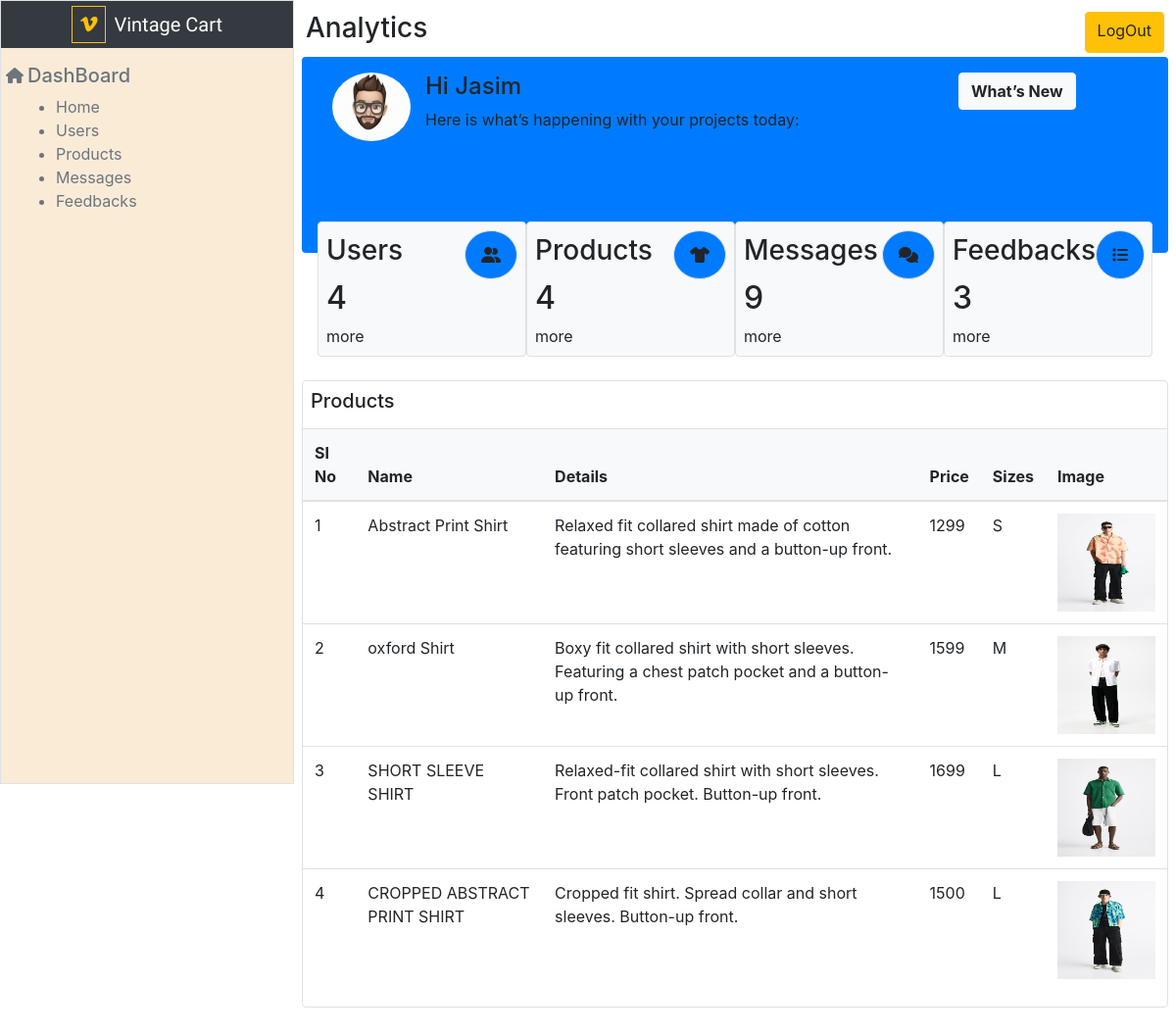
Screenshot of /admn/products/ (signed in) with the database file from the repository.
### product/models.py (models this page shows, shortened)
class ClothModel(models.Model):
    name = models.CharField(max_length=100)
    price = models.IntegerField()
    details = models.CharField(max_length=500)
    sizes = (
        ('S', 'S'),
        ('M', 'M'),
        ('L', 'L'),
        ('XL', 'XL')
    )
    size = models.CharField(max_length=100, choices=sizes)
    image = models.ImageField(upload_to='cloths')
    likes = models.ManyToManyField(User, related_name="pro_likes")

### staff/views.py (the view)
# urls.py: path('products/', AdmProView.as_view(), name= 'admP'),
@method_decorator(adminOnly, name="dispatch")
class AdmProView(TemplateView):
    template_name = 'admin_P.html'

### staff/context_processor.py (called while the page is built)
def fun(request):
        users = User.objects.all()
        pros = ClothModel.objects.all()
        msgs = MessageModel.objects.all()
        feeds = FeedbackModel.objects.all()
        reports = Report.objects.all()
        return {"users":users, "pros":pros, "msgs":msgs, "feeds":feeds, "reports":reports}

### staff/views.py (called while the page is built)
def adminOnly(fun):
    def inner(request, *args, **kwargs):
        if request.user.is_superuser:
            return fun(request, *args, **kwargs)
        else:
            messages.error(request, "U are a Fraud")
            return redirect("admn")
    return inner

### staff/templates/admin_P.html (shortened to what this page needs)
{% load static %}
<!doctype html>
<html lang="en">
  <head>
    <link rel="stylesheet" href="https://stackpath.bootstrapcdn.com/bootstrap/4.3.1/css/bootstrap.min.css">
  </head>
  <body>
    <div class="row m-0">
        <div class="col-md-3 border border-right p-0 vh-100" style="background-color: antiquewhite;">
          <a class="navbar-brand text-white bg-dark w-100 text-center mr-0" href="#"><i class="fa-brands fa-vimeo-v border border-warning p-2 mr-2 text-warning"></i>Vintage Cart</a>
          <div class="d-flex flex-column p-3">
            <div class="row text-secondary">
              <i class="fa-solid fa-house p-1"></i><h5 class="mr-2">DashBoard</h5>
            </div>
            <ul>
              <a href="{% url 'dash' %}"><li class="text-secondary">Home</li></a>
              <a href="{% url 'admU' %}"><li class="text-secondary">Users</li></a>
              <a href="{% url 'admP' %}"><li class="text-secondary">Products</li></a>
              <a href="{% url 'admM' %}"><li class="text-secondary">Messages</li></a>
              <a href="{% url 'admF' %}"><li class="text-secondary">Feedbacks</li></a>
            </ul>
          </div>
        </div>
        <div class="col p-0 col-md-9 pb-4">
            <div class="container-fluid p-2">
                <div class="row m-0 p-1 justify-content-between">
                    <h3>Analytics</h3>
                    <a href="{% url 'admLO' %}" class="btn btn-warning">LogOut</a>
                </div>
                <div class="row m-0 bg-primary p-3 rounded justify-content-between" style="height: 200px;">
                    <div class="row col-12 col-md-9 m-0">
                        <img src="{% static 'images/admin.jpeg' %}" alt="" width="80px" height="70px" class="rounded-circle">
                        <div class="col">
                            <h4>Hi Jasim</h4>
                            <p>Here is what’s happening with your projects today:</p>
                        </div>
                    </div>
                    <div class="col-md-3 d-none d-md-block">
                        <button class="btn btn-light font-weight-bold">What’s New</button>
                    </div>
                </div>
                <div class="p-3 d-flex justify-content-around flex-wrap position-relative mt-n5">
                    <div class="box px-1 p-2 border rounded bg-light  col-lg-3 mb-2" >
                        <div class=" d-flex justify-content-between align-items-center">
                            <h3>Users</h3>
                            <i class="fa-solid fa-user-group border p-3 rounded-circle bg-primary"></i>
                        </div>
                        <h2>{{users.count}}</h2>
                        <p class="m-0">more</p>
                    </div>
                    <div class="box px-1 p-2 border rounded bg-light col-lg-3 mb-2">
                        <div class="d-flex justify-content-between align-items-center">
                            <h3>Products</h3>
                            <i class="fa-solid fa-shirt border p-3 rounded-circle bg-primary"></i>
                        </div>
                        <h2>{{pros.count}}</h2>
                        <p class="m-0">more</p>
                    </div>
                    <div class="box px-1 p-2 border rounded bg-light col-lg-3 mb-2">
                        <div class="d-flex justify-content-between align-items-center">
                            <h3>Messages</h3>
                            <i class="fa-solid fa-comments border p-3 rounded-circle bg-primary"></i>
                        </div>
                        <h2>{{msgs.count}}</h2>
                        <p class="m-0">more</p>
                    </div>
                    <div class="box px-1 p-2 border rounded bg-light col-lg-3 mb-2">
                        <div class="d-flex justify-content-between align-items-center">
                            <h3>Feedbacks</h3>
                            <i class="fa-solid fa-list border p-3 rounded-circle bg-primary"></i>
                        </div>
                        <h2>{{feeds.count}}</h2>
                        <p class="m-0">more</p>
                    </div>
                </div>
                <div class="row m-0" id="product">
                    <div class="col-12 border rounded p-0">
                        <table class="table table-hover">
                            <h5 class="p-2">Products</h5>
                            <thead class="bg-light">
                              <tr>
                                <th scope="col">SI No</th>
                                <th scope="col">Name</th>
                                <th scope="col">Details</th>
                                <th scope="col">Price</th>
                                <th scope="col">Sizes</th>
                                <th scope="col">Image</th>
                              </tr>
                            </thead>
                            <tbody>
                              {% for i in pros %}
                              <tr>
                                <td>{{forloop.counter}}</td>
                                <td>{{i.name}}</td>
                                <td>{{i.details}}</td>
                                <td>{{i.price}}</td>
                                <td>{{i.size}}</td>
                                <td><img src="{{i.image.url}}" alt="" width="100px" height="100px"></td>
                              </tr>
                              {% endfor %}
                            </tbody>
                          </table>
                    </div>
                </div>
            </div>
        </div>
    </div>
  </body>
</html>

### staff/templates/admin_P.html (style rules this page uses)
.navbar-brand { font-family: 'Satisfy', cursive; }

### rows the page displays
ClothModel: name "Abstract Print Shirt", details "Relaxed fit collared shirt made of cotton featuring short sleeves and a button-up front.", price "1299", size "S", image (picture)
ClothModel: name "oxford Shirt", details "Boxy fit collared shirt with short sleeves. Featuring a chest patch pocket and a button-up front.", price "1599", size "M", image (picture)
ClothModel: name "SHORT SLEEVE SHIRT", details "Relaxed-fit collared shirt with short sleeves. Front patch pocket. Button-up front.", price "1699", size "L", image (picture)
ClothModel: name "CROPPED ABSTRACT PRINT SHIRT", details "Cropped fit shirt. Spread collar and short sleeves. Button-up front.", price "1500", size "L", image (picture)

### other values shown
{{ users.count }} "4"
{{ pros.count }} "4"
{{ msgs.count }} "9"
{{ feeds.count }} "3"
